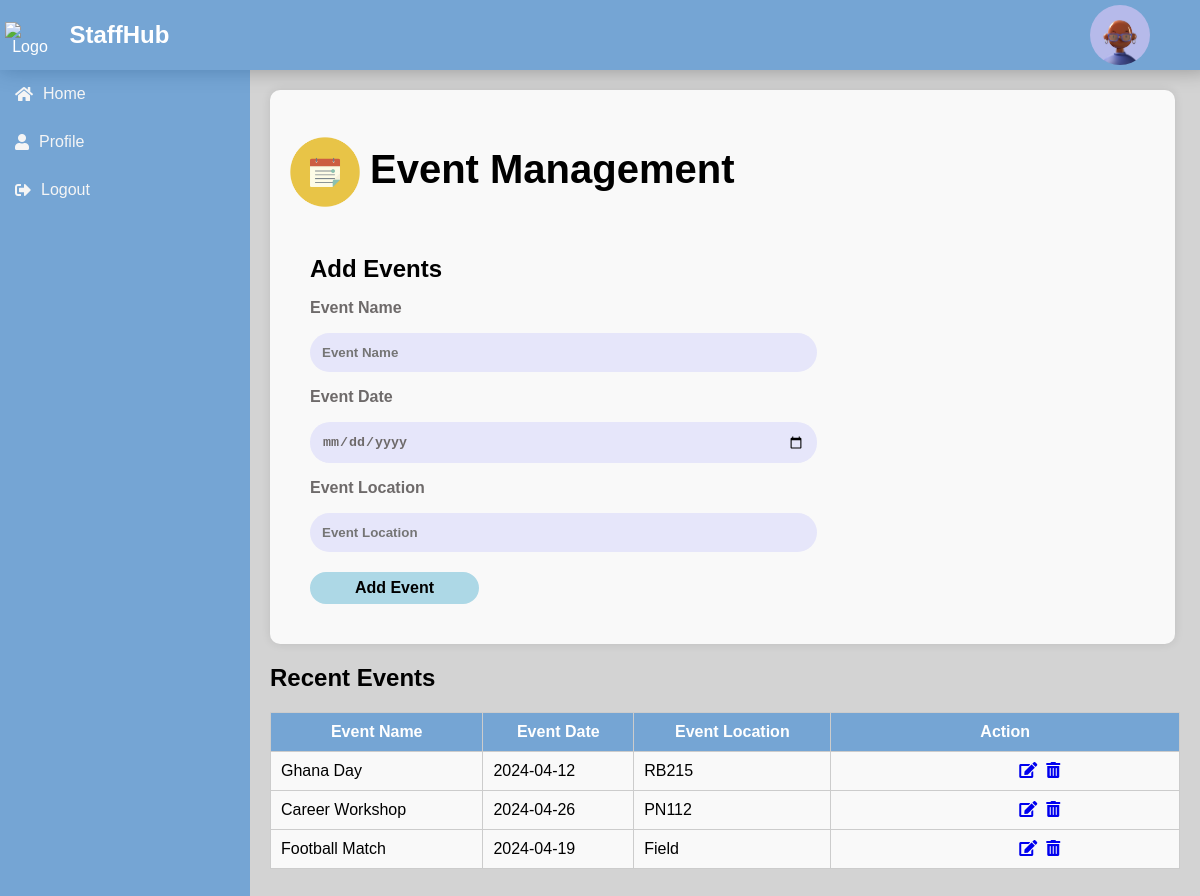
The page /admin/events.php on the database its author committed.
### tables this page shows
CREATE TABLE `events` (
  `id` int(11) NOT NULL,
  `event_name` varchar(255) NOT NULL,
  `event_date` date NOT NULL,
  `event_location` varchar(255) DEFAULT NULL,
  `created_at` timestamp NOT NULL DEFAULT current_timestamp(),
  `updated_at` timestamp NOT NULL DEFAULT current_timestamp() ON UPDATE current_timestamp()
);

### actions/get_all_events.php (called while the page is built)
<?php
include "../settings/connection.php";
function getAllEvents() {
    global $con;
    $sql = "SELECT * FROM events";
    $result = $con->query($sql);
    if ($result) {
        if ($result->num_rows > 0) {
            $events=mysqli_fetch_all($result, MYSQLI_ASSOC);
            return $events;
            }
        else {
            return array();
        }
    } else {
        return false;
    }
}

### functions/event_fxn.php (called while the page is built)
<?php
 include "../actions/get_all_events.php";
 $var_data = getAllEvents();
?>

### admin/events.php (the view, shortened to what this page needs)
<?php
include "../functions/event_fxn.php";
?>
<!DOCTYPE html>
<html lang="en">
<head>
    <link rel="stylesheet" href="https://cdnjs.cloudflare.com/ajax/libs/font-awesome/5.15.4/css/all.min.css">
</head>
<body>
    <header class="header">
        <div>
            <img src="../images/logo.png" alt="Logo" class="logo">
            <h1 class="header-title">StaffHub</h1>
        </div>
        <div class="profile">
            <div class="profile-img">
                <img src="../images/profile.jpeg" alt="Profile Image">
            </div>
        </div>
    </header>
    <div class="container">
        <div class="menu" id="menu">
            <ul>
                <li><a href="../view/welcome.php"><i class="fas fa-home"></i> Home</a></li>
                <li><a href="../admin/profile.php"><i class="fas fa-user"></i> Profile</a></li>
                <li><a href="../login/logout.php"><i class="fas fa-sign-out-alt"></i> Logout</a></li>
            </ul>
        </div>
        <div class="content">
            <div class="container">
                <div class="clocking-in card">
                    <h1 style="font-size:40px;"><img src="../images/event.jpg" alt="Event Icon" style="vertical-align: middle; margin-right: 10px; width: 70px;">Event Management</h2>
                        <br>
                        <div class="clockingcontainer">
                            <div class="clocking-details">
                                <div>
                                    <h2>Add Events</h2>
                                    <form action="../actions/add_event_action.php" method="POST" name="addEvent" id="addEventForm">
                                        <div class="calendar" id="clockInCalendar">
                                            <label for="eventName">Event Name</label>
                                            <input type="name" name="name" id="name" placeholder="Event Name" required>
                                            <label for="date">Event Date</label>
                                            <input type="date" name="date" id="date">
                                            <label for="location">Event Location</label>
                                            <input type="location" name="location" id="location" placeholder="Event Location" required>
                                            <button type="submit" name="addEvent" id="addEvent">Add Event</button>
                                        </div>
                                    </form>
                                </div>
                            </div>
                        </div>
                </div>
            </div>
            <div class="recent-times">
                <h2>Recent Events</h2>
                <table>
                    <thead>
                        <tr>
                            <th>Event Name</th>
                            <th>Event Date</th>
                            <th>Event Location</th>
                            <th>Action</th>
                        </tr>
                    </thead>
                    <tbody>
                        <?php
                        if (!empty($var_data)) {
                            foreach ($var_data as $row) {
                                echo '<tr>';
                                echo '<td>' . $row['event_name'] . '</td>';
                                echo '<td>' . $row['event_date'] . '</td>';
                                echo '<td>' . $row['event_location'] . '</td>';
                                echo '<td>';
                                echo '<a href="../admin/edit_event_view.php?id=' . $row['id'] . '"><i class="fas fa-edit"></i></a>';
                                echo '<a href="../actions/delete_event_action.php?id=' . $row['id'] . '"><i class="fas fa-trash-alt"></i></a>';
                                echo '</td>';
                                echo '</tr>';
                            }
                        } else {
                            echo '<tr><td colspan="2">No time found.</td></tr>';
                        }
                        ?>
                    </tbody>
                </table>
            </div>
        </div>
    </div>
</body>
</html>

### admin/events.php (style rules this page uses)
body { font-family: Arial, sans-serif; background-color: lightgrey; margin: 0; padding: 0; }
.header { box-shadow: 0px 0px 20px rgba(0, 0, 0, 0.3); background-color: rgba(6, 109, 212, 0.459); color: white; padding: 5px; text-align: center; display: flex; justify-content: space-between; align-items: center; width: 100%; z-index: 2; }
.logo { width: 50px; height: auto; display: inline-block; vertical-align: middle; margin-right: 10px; }
.header-title { display: inline-block; text-align: left; font-size: 24px; }
.clocking-in.card { width: 95%; padding: 20px; border-radius: 10px; box-shadow: 0px 0px 10px rgba(0, 0, 0, 0.1); }
.clocking-in h1 { display: block; font-size: 30px; margin-bottom: 10px; }
.clocking-details { flex: 1; padding-left: 20px; }
.clocking-details>div { margin-bottom: 20px; }
.clocking-details h2 { font-size: 24px; margin-bottom: 10px; }
.calendar input { margin-bottom: 10px; }
.calendar button { margin-top: 10px; }
.profile { display: flex; align-items: center; margin-right: 50px; }
.profile-img { width: 60px; height: 60px; border-radius: 50%; overflow: hidden; margin-right: 5px; }
.profile-img img { width: 100%; margin-right: 0px; height: auto; }
.container { display: flex; margin-top: 0px; }
.clockingcontainer { display: flex; margin-top: 30px; margin-top: 0px; }
.menu { width: 250px; height: 130vh; background-color: rgba(6, 109, 212, 0.459); transition: width 0.3s; z-index: 1; }
.menu ul { list-style: none; padding: 0; margin: 0; }
.menu ul li { padding: 15px; transition: background-color 0.3s; }
.menu ul li a { color: whitesmoke; text-decoration: none; display: flex; align-items: center; transition: color 0.3s; }
.menu ul li a i { margin-right: 10px; }
.content { flex: 1; padding: 20px; }
.card { padding: 20px; background-color: #f9f9f9; border-radius: 10px; box-shadow: 0px 0px 10px rgba(0, 0, 0, 0.1); }
label, input { display: block; margin-top: 1rem; color: rgb(110, 106, 106); font-weight: bold; text-align: left; }
input[type="name"], input[type="date"], input[type="location"] { width: 60%; padding: 12px; box-sizing: border-box; background-color: lavender; border: none; border-radius: 20px; }
button { padding: 5px 5px; font-size: 16px; font-weight: bold; background-color: lightblue; color: black; border: 2px solid lightblue; border-radius: 20px; cursor: pointer; margin-top: 20px; width: 20%; }
.recent-times { margin-top: 20px; }
.recent-times table { width: 100%; border-collapse: collapse; }
.recent-times th, .recent-times td { padding: 10px; border: 1px solid #ccc; }
.recent-times th { background-color: rgba(6, 109, 212, 0.459); color: #fff; }
.recent-times td { background-color: #f9f9f9; }

### rows shown on the page
events: event_name "Ghana Day", event_date "2024-04-12", event_location "RB215"
events: event_name "Career Workshop", event_date "2024-04-26", event_location "PN112"
events: event_name "Football Match", event_date "2024-04-19", event_location "Field"
